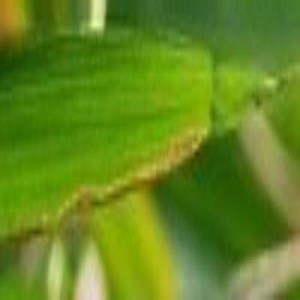
#> input picture Rice Leaf Disease Images/Bacterialblight/BACTERAILBLIGHT3_001.jpg, 300 x 300 px; its folder holds only this picture in this run
$ python rice_leaf_classification.py
#> lines starting #> are read from the running program, lines starting #| are printed output that depends on the picture
import os
import numpy as np
import pandas as pd
import matplotlib.pyplot as plt
from PIL import Image
from sklearn.model_selection import train_test_split
from sklearn.preprocessing import StandardScaler
from sklearn.linear_model import LogisticRegression
from sklearn.metrics import accuracy_score, classification_report, confusion_matrix
import cv2
from tqdm import tqdm

# Define constants
DATA_DIR = "Rice Leaf Disease Images"
IMG_SIZE = 150  # Resize images to this size
RANDOM_STATE = 42

# Function to extract features from images
def extract_features(img_path, img_size):
#> called with img_size = 150
    img = cv2.imread(img_path)
#> img is the input picture: shape (300, 300, 3); mean B, G, R 31, 135.3, 99.8
    img = cv2.resize(img, (img_size, img_size))
#> img: shape (150, 150, 3)

    # Convert to grayscale
    gray = cv2.cvtColor(img, cv2.COLOR_BGR2GRAY)
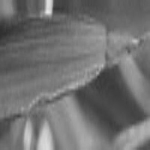
#> gray: shape (150, 150); min 47, max 231, mean 112.9

    # Extract statistical features
    mean = np.mean(gray)
#> mean = 112.9
    std = np.std(gray)
#> std = 29.67

    # Extract histogram features
    hist = cv2.calcHist([gray], [0], None, [32], [0, 256]).flatten()
#> hist = 32 values, max 2327 at index 15, min 0 at index 0, mean 703.1

    # Extract GLCM texture features (Simplified)
    features = np.concatenate(([mean, std], hist))
#> features = 34 values, max 2327 at index 17, min 0 at index 2, mean 666

    return features

# Load and preprocess data
def load_data():
    features = []
    labels = []
    classes = os.listdir(DATA_DIR)

    print("Loading and extracting features from images...")
    for class_idx, class_name in enumerate(classes):
        class_dir = os.path.join(DATA_DIR, class_name)
        print(f"Processing {class_name} images...")

        for img_file in tqdm(os.listdir(class_dir)):
            img_path = os.path.join(class_dir, img_file)
            try:
                img_features = extract_features(img_path, IMG_SIZE)
#> img_features has the same summary as features in extract_features
                features.append(img_features)
                labels.append(class_idx)
            except Exception as e:
                print(f"Error processing {img_path}: {e}")
#> pass 2 of the loop in load_data, `for class_idx, class_name in enumerate(classes):`:
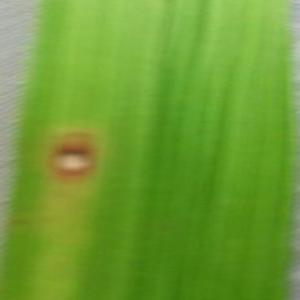
#> input picture Rice Leaf Disease Images/Blast/BLAST1_001.jpg, 300 x 300 px
#> in extract_features, img is the input picture: shape (300, 300, 3); mean B, G, R 51, 156.7, 110.2
#> img: shape (150, 150, 3)
#> in extract_features (call 2), `gray = cv2.cvtColor(img, cv2.COLOR_BGR2GRAY)`:
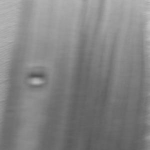
#> gray: shape (150, 150); min 83, max 192, mean 130.9
#> mean = 130.9
#> std = 22.6
#> hist = 32 values, max 3121 at index 13, min 0 at index 0, mean 703.1
#> features = 34 values, max 3121 at index 15, min 0 at index 2, mean 666.3
#> img_features has the same summary as features in extract_features

    return np.array(features), np.array(labels), classes

# Train logistic regression model
# [55 lines left out: functions train_model, evaluate_model, not called in this run]

# Main function
def main():
    # Load data
    features, labels, class_names = load_data()
#> labels = [0, 1]; class_names = ['Bacterialblight', 'Blast']
    print(f"Loaded {len(features)} images with {len(class_names)} classes")
#| Loaded 2 images with 2 classes

    # Split data
#> (the run stopped early here; a loop or call above may not have finished)
